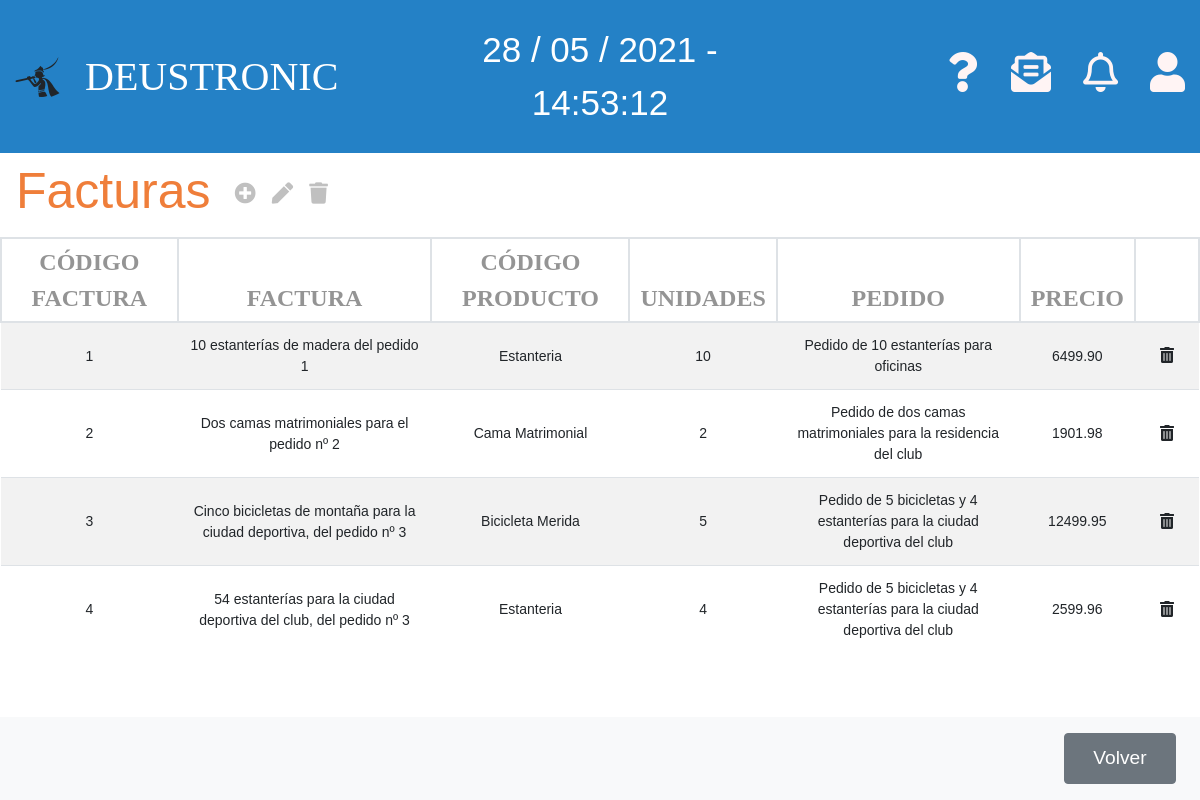
The page /appEntrega/facturas/ on the database as committed earlier.
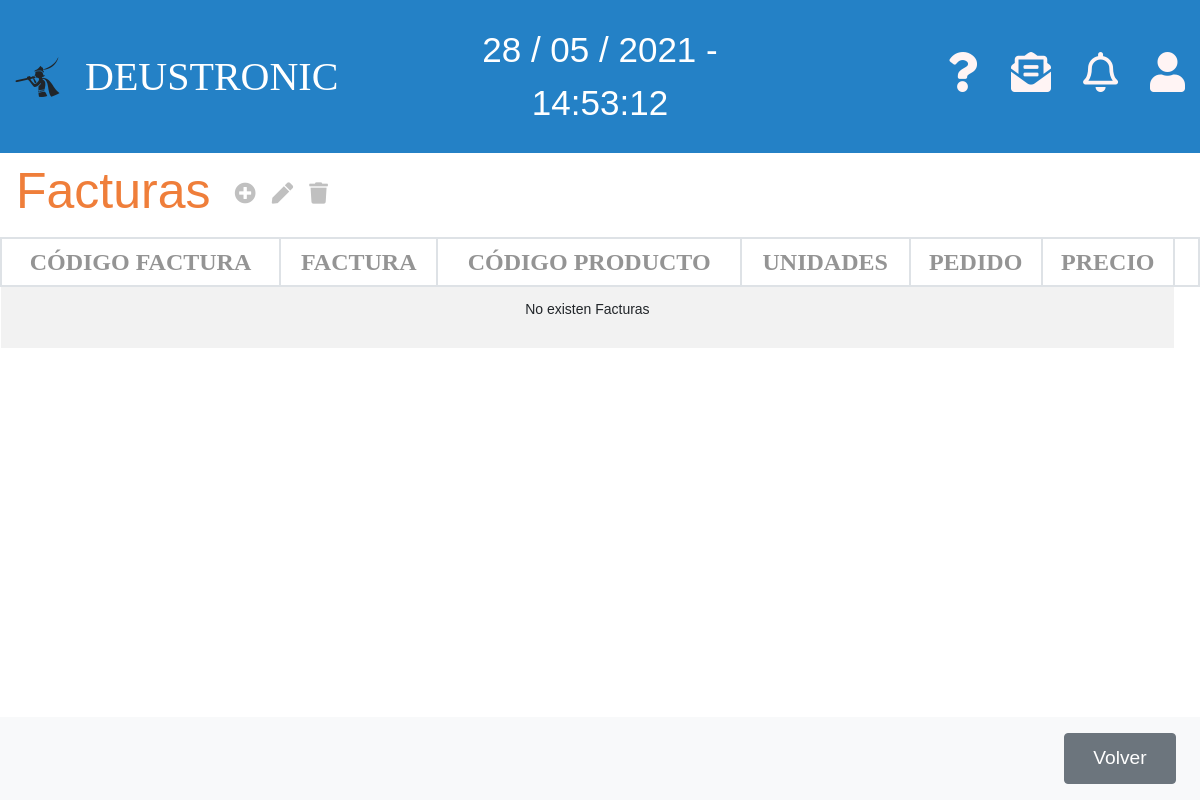
The same page on the database as committed later.
### appEntrega/models.py (models this page shows, shortened)
class Factura(models.Model):
    referencia = models.CharField(max_length=12, primary_key=True)
    pedido_referencia = models.ForeignKey(Orden_Pedido, on_delete=models.CASCADE)
    producto_referencia = models.ForeignKey(Producto, on_delete=models.CASCADE)
    unidades = models.PositiveIntegerField(default=1)
    linea_precio = models.DecimalField(max_digits=10, decimal_places=2, default=0)
    descripcion = models.TextField(max_length=250)

class Producto(models.Model):
    producto_referencia = models.CharField(max_length=13, primary_key=True)
    producto_nombre = models.CharField(max_length=50)
    producto_descripcion = models.CharField(max_length=250)
    producto_categoria = models.CharField(max_length=50)
    producto_precio = models.DecimalField(max_digits=10, decimal_places=2, default=0)
    producto_pdf = models.FileField(blank=True,null=True)
    def __str__(self):
        return self.producto_nombre

class Orden_Pedido(models.Model):
    pedido_referencia = models.CharField(max_length=12, primary_key=True)
    pedido_fecha = models.DateField(auto_now=True)
    pedido_descripcion = models.TextField(max_length=250)
    pedido_cliente_cif = models.ForeignKey(Cliente, on_delete=models.CASCADE)
    def __str__(self):
        return self.pedido_descripcion

### appEntrega/views.py (the view)
# urls.py: path('facturas/', FacturaListView.as_view(), name='listaFactura'),
class FacturaListView(ListView):
    model = Factura
    template_name = 'listaFacturas.html'
    context_object_name = 'lista_facturas'

### appEntrega/templates/listaFacturas.html (shortened to what this page needs)
{% extends 'base.html' %}
{% block content %}
<div class="">
    <nav class="navbar navbar-light table-navbar">
        <h2 class="orange-color">Facturas</h2>
        <ul class="navbar-nav mr-auto flex-row">
            <li class="nav-item m-0 ml-3">
                <i class="fas fa-plus-circle fa-lg c-grey"
                    onclick="location.href='http://127.0.0.1:8000/appEntrega/facturas/nuevo/'"></i>
            </li>
            <li class="nav-item m-0">
                <i class="fas fa-pen fa-lg c-grey"></i>
            </li>
            <li class="nav-item m-0">
                <i class="fas fa-trash fa-lg c-grey"></i>
            </li>
        </ul>
    </nav>
</div>
<div class="row">
    <div class="col-md-12">
        <table class="table-deustronic table table-striped table-hover">
            <thead>
                <tr>
                    <th>CÓDIGO FACTURA</th>
					<th>FACTURA</th>
					<th>CÓDIGO PRODUCTO</th>
					<th>UNIDADES</th>
					<th>PEDIDO</th>
					<th>PRECIO</th>
                    <th></th>
                </tr>
            </thead>
            <tbody>
                {% if lista_facturas %}
                {% for factura in lista_facturas %}
                <tr ondblclick="location.href='http://127.0.0.1:8000/appEntrega/facturas/{{factura.pk}}/editar/'">
                    <td>{{factura.referencia}}</td>
					<td>{{factura.descripcion}}</td>
					<td>{{factura.producto_referencia}}</td>
					<td>{{factura.unidades}}</td>
					<td>{{factura.pedido_referencia}}</td>
					<td>{{factura.linea_precio}}</td>
                    <td><button class="btn"
                        onclick="location.href='http://127.0.0.1:8000/appEntrega/facturas/{{factura.pk}}/delete/'"><i
                            class="fas fa-trash-alt"></i></button></td>
                </tr>
                {% endfor %}
                {% else %}
                <tr>
                    <td colspan="6">
                        <p>No existen Facturas</p>
                    </td>
                </tr>
                {% endif %}
            </tbody>
        </table>
    </div>
</div>
<nav class="navbar navbar-light bg-light fixed-bottom">
    <div class="form-inline ml-auto">
        <button onclick="location.href='http://127.0.0.1:8000/appEntrega'" class="btn boton-nav btn-secondary m-2 z-2"
            type="button">Volver</button>
    </div>
</nav>
{% endblock %}

Rows that differ between the two databases and show on the page:
removed Factura: referencia "1", descripcion "10 estanterías de madera del pedido 1", producto_referencia "Estanteria", unidades "10", pedido_referencia "Pedido de 10 estanterías para oficinas", linea_precio "6499.90"
removed Factura: referencia "2", descripcion "Dos camas matrimoniales para el pedido nº 2", producto_referencia "Cama Matrimonial", unidades "2", pedido_referencia "Pedido de dos camas matrimoniales para la residencia del club", linea_precio "1901.98"
removed Factura: referencia "3", descripcion "Cinco bicicletas de montaña para la ciudad deportiva, del pedido nº 3", producto_referencia "Bicicleta Merida", unidades "5", pedido_referencia "Pedido de 5 bicicletas y 4 estanterías para la ciudad deportiva del club", linea_precio "12499.95"
removed Factura: referencia "4", descripcion "54 estanterías para la ciudad deportiva del club, del pedido nº 3", producto_referencia "Estanteria", unidades "4", pedido_referencia "Pedido de 5 bicicletas y 4 estanterías para la ciudad deportiva del club", linea_precio "2599.96"
Other text that changed with them:
text now shown: "No existen Facturas"
